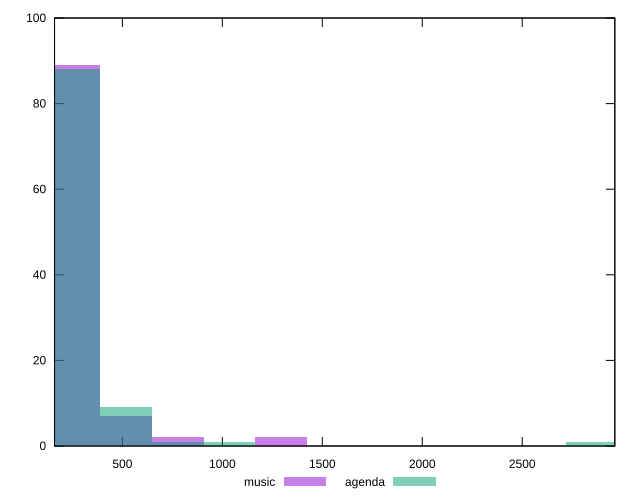

Source code (gnuplot):
reset

$music <<EOF
258.9986243681938 89
517.9972487363876 7
1294.993121840969 2
776.9958731045815 2
EOF

$agenda <<EOF
517.9972487363876 9
258.9986243681938 88
776.9958731045815 1
2848.984868050132 1
1035.9944974727753 1
EOF

set key outside below
set boxwidth 258.9986243681938
set xrange [160.572:2963.203]
set yrange [0:100]
set trange [0:100]
set style fill transparent solid 0.5 noborder
set terminal svg size 640, 500 enhanced background rgb 'white'
set output "reports/report_00028_2021-02-24T12-49-42.674Z/server-response-time/comparison/histogram/0_vs_1.svg"

plot $music title "music" with boxes, \
     $agenda title "agenda" with boxes

reset
